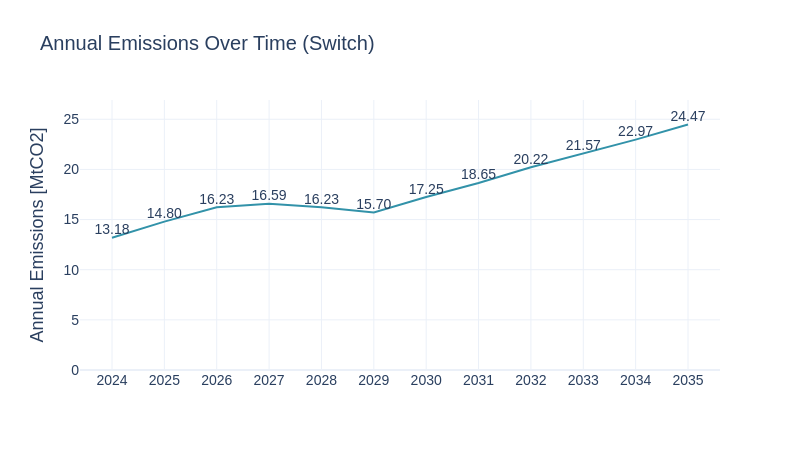

The notebook cell this image was saved under:
### Code cell
em_sw = pd.read_csv(model_outputs_path + '/emissions.csv')
em_sw['AnnualEmissions_MtCO2_per_yr'] = em_sw['AnnualEmissions_tCO2_per_yr'] / 1e6
em_sw = em_sw[em_sw['PERIOD'] != years[0]]
sw.scenarios.annual_emmissions(em_sw, 'PERIOD', 'AnnualEmissions_MtCO2_per_yr', scenario_name, 'Switch')

### Figure 1 — Plotly figure (JSON) as saved in the notebook; plotly's stock layout.template omitted (floating-point values rounded to 4 significant figures)
{"data": [{"line": {"color": "#3292A9"}, "mode": "lines+text", "text": ["13.18", "14.80", "16.23", "16.59", "16.23", "15.70", "17.25", "18.65", "20.22", "21.57", "22.97", "24.47"], "textfont": {"family": "Arial", "size": 14}, "textposition": "top center", "type": "scatter", "x": [2024, 2025, 2026, 2027, 2028, 2029, 2030, 2031, 2032, 2033, 2034, 2035], "y": [13.18, 14.8, 16.23, 16.59, 16.23, 15.7, 17.25, 18.65, 20.22, 21.57, 22.97, 24.47]}], "layout": {"font": {"family": "Arial", "size": 16}, "height": 450, "showlegend": false, "title": {"font": {"family": "Arial", "size": 20}, "text": "Annual Emissions Over Time (Switch)"}, "width": 800, "xaxis": {"tickfont": {"family": "Arial", "size": 14}, "tickvals": [2024, 2025, 2026, 2027, 2028, 2029, 2030, 2031, 2032, 2033, 2034, 2035], "title": {"font": {"family": "Arial", "size": 18}, "text": ""}}, "yaxis": {"range": [0, 26.92], "tickfont": {"family": "Arial", "size": 14}, "title": {"font": {"family": "Arial", "size": 18}, "text": "Annual Emissions [MtCO2]"}}}}
